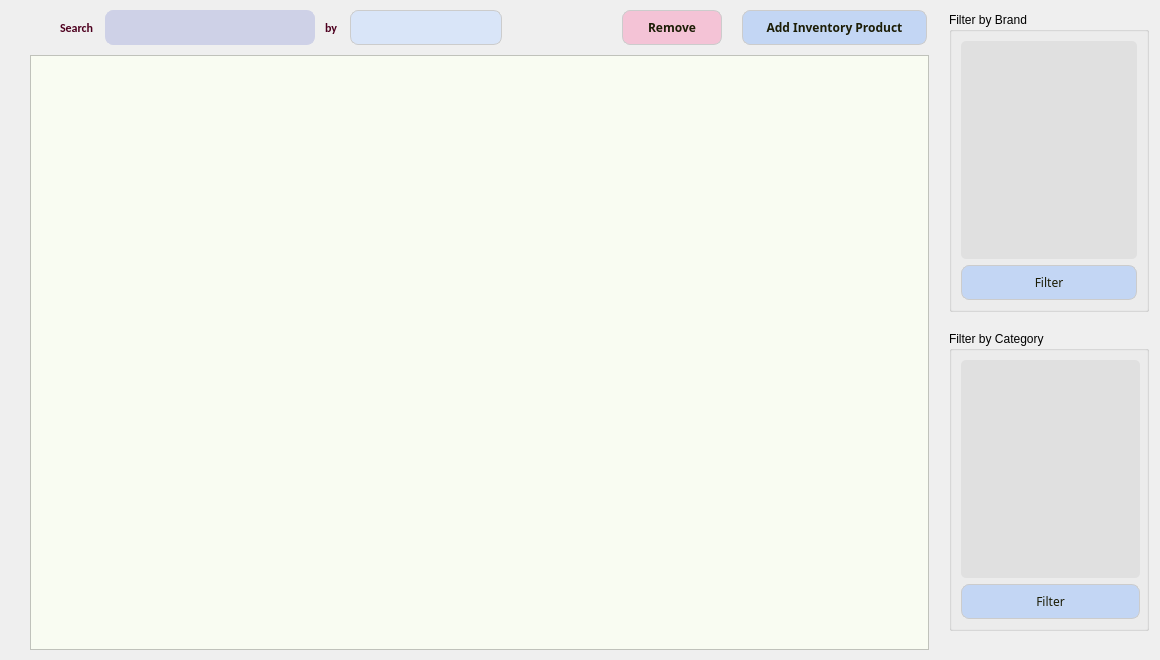
<?xml version="1.0" encoding="UTF-8"?>
<ui version="4.0">
 <class>inventory_widget</class>
 <widget class="QWidget" name="inventory_widget">
  <property name="geometry">
   <rect>
    <x>0</x>
    <y>0</y>
    <width>1160</width>
    <height>660</height>
   </rect>
  </property>
  <property name="sizePolicy">
   <sizepolicy hsizetype="Fixed" vsizetype="Fixed">
    <horstretch>0</horstretch>
    <verstretch>0</verstretch>
   </sizepolicy>
  </property>
  <property name="minimumSize">
   <size>
    <width>1160</width>
    <height>660</height>
   </size>
  </property>
  <property name="maximumSize">
   <size>
    <width>1160</width>
    <height>660</height>
   </size>
  </property>
  <property name="windowTitle">
   <string>Form</string>
  </property>
  <layout class="QVBoxLayout" name="verticalLayout">
   <property name="spacing">
    <number>0</number>
   </property>
   <property name="leftMargin">
    <number>0</number>
   </property>
   <property name="topMargin">
    <number>0</number>
   </property>
   <property name="bottomMargin">
    <number>0</number>
   </property>
   <item>
    <spacer name="verticalSpacer">
     <property name="orientation">
      <enum>Qt::Vertical</enum>
     </property>
     <property name="sizeType">
      <enum>QSizePolicy::Fixed</enum>
     </property>
     <property name="sizeHint" stdset="0">
      <size>
       <width>20</width>
       <height>10</height>
      </size>
     </property>
    </spacer>
   </item>
   <item>
    <layout class="QHBoxLayout" name="horizontalLayout">
     <property name="spacing">
      <number>0</number>
     </property>
     <item>
      <spacer name="horizontalSpacer">
       <property name="orientation">
        <enum>Qt::Horizontal</enum>
       </property>
       <property name="sizeType">
        <enum>QSizePolicy::Minimum</enum>
       </property>
       <property name="sizeHint" stdset="0">
        <size>
         <width>30</width>
         <height>20</height>
        </size>
       </property>
      </spacer>
     </item>
     <item>
      <layout class="QVBoxLayout" name="verticalLayout_5">
       <property name="spacing">
        <number>0</number>
       </property>
       <property name="rightMargin">
        <number>20</number>
       </property>
       <item>
        <layout class="QHBoxLayout" name="horizontalLayout_2">
         <property name="spacing">
          <number>0</number>
         </property>
         <item>
          <spacer name="horizontalSpacer_7">
           <property name="orientation">
            <enum>Qt::Horizontal</enum>
           </property>
           <property name="sizeType">
            <enum>QSizePolicy::Fixed</enum>
           </property>
           <property name="sizeHint" stdset="0">
            <size>
             <width>30</width>
             <height>20</height>
            </size>
           </property>
          </spacer>
         </item>
         <item>
          <widget class="QLabel" name="LB_search">
           <property name="sizePolicy">
            <sizepolicy hsizetype="Maximum" vsizetype="Maximum">
             <horstretch>0</horstretch>
             <verstretch>0</verstretch>
            </sizepolicy>
           </property>
           <property name="minimumSize">
            <size>
             <width>35</width>
             <height>35</height>
            </size>
           </property>
           <property name="maximumSize">
            <size>
             <width>35</width>
             <height>35</height>
            </size>
           </property>
           <property name="styleSheet">
            <string notr="true">font-family: Calibri;
font-size: 12px;
color: #4e001f;
font-weight: bold;
text-transform: none;</string>
           </property>
           <property name="text">
            <string>Search</string>
           </property>
          </widget>
         </item>
         <item>
          <spacer name="horizontalSpacer_6">
           <property name="orientation">
            <enum>Qt::Horizontal</enum>
           </property>
           <property name="sizeType">
            <enum>QSizePolicy::Fixed</enum>
           </property>
           <property name="sizeHint" stdset="0">
            <size>
             <width>10</width>
             <height>20</height>
            </size>
           </property>
          </spacer>
         </item>
         <item>
          <widget class="QLineEdit" name="LE_search">
           <property name="minimumSize">
            <size>
             <width>210</width>
             <height>35</height>
            </size>
           </property>
           <property name="maximumSize">
            <size>
             <width>210</width>
             <height>35</height>
            </size>
           </property>
           <property name="styleSheet">
            <string notr="true">QLineEdit {
	background-color: #ced1e7;
	border-radius:8px;
	border:1px solid #ced1e7;
	display:inline-block;
	cursor:text;
	color : #2c2c3b;
	font-family:Impactl;
	font-size:10px;
	font-weight:bold;
	padding:10px 10px;
}
</string>
           </property>
          </widget>
         </item>
         <item>
          <spacer name="horizontalSpacer_5">
           <property name="orientation">
            <enum>Qt::Horizontal</enum>
           </property>
           <property name="sizeType">
            <enum>QSizePolicy::Fixed</enum>
           </property>
           <property name="sizeHint" stdset="0">
            <size>
             <width>10</width>
             <height>20</height>
            </size>
           </property>
          </spacer>
         </item>
         <item>
          <widget class="QLabel" name="LB_by">
           <property name="sizePolicy">
            <sizepolicy hsizetype="Maximum" vsizetype="Maximum">
             <horstretch>0</horstretch>
             <verstretch>0</verstretch>
            </sizepolicy>
           </property>
           <property name="minimumSize">
            <size>
             <width>15</width>
             <height>35</height>
            </size>
           </property>
           <property name="maximumSize">
            <size>
             <width>15</width>
             <height>35</height>
            </size>
           </property>
           <property name="styleSheet">
            <string notr="true">font-family: Calibri;
font-size: 12px;
color: #4e001f;
font-weight: bold;
text-transform: none;</string>
           </property>
           <property name="text">
            <string>by</string>
           </property>
          </widget>
         </item>
         <item>
          <spacer name="horizontalSpacer_4">
           <property name="orientation">
            <enum>Qt::Horizontal</enum>
           </property>
           <property name="sizeType">
            <enum>QSizePolicy::Fixed</enum>
           </property>
           <property name="sizeHint" stdset="0">
            <size>
             <width>10</width>
             <height>20</height>
            </size>
           </property>
          </spacer>
         </item>
         <item>
          <widget class="QComboBox" name="CB_searchBy">
           <property name="minimumSize">
            <size>
             <width>152</width>
             <height>35</height>
            </size>
           </property>
           <property name="maximumSize">
            <size>
             <width>135</width>
             <height>35</height>
            </size>
           </property>
           <property name="cursor">
            <cursorShape>PointingHandCursor</cursorShape>
           </property>
           <property name="styleSheet">
            <string notr="true">QComboBox {
    /* Background and Border */
    background-color: #d9e5f8;
    border: 1px solid #CCCCCC;
    border-radius: 8px;
    padding: 8px 10px;
    min-width: 130px;
}

QComboBox::drop-down {
    /* Dropdown Arrow */
    subcontrol-origin: padding;
    subcontrol-position: right;
    width: 30px;
    border-left-width: 0px;
    border-left-color: #CCCCCC;
    border-left-style: solid;
    border-top-right-radius: 3px;
    border-bottom-right-radius: 4px;
    background: transparent;
}

QComboBox::down-arrow {
    /* Dropdown Arrow Icon */
    image: url(:/Images/icons/downChevronComboBox.png);
}

QComboBox QAbstractItemView {
    /* Dropdown List */
    background-color: #FFFFFF;
    border: 1px solid #CCCCCC;
    border-radius: 4px;
    padding: 2px;
    outline: none;
}

QComboBox QAbstractItemView::item {
    /* List Item */
    padding: 4px 8px;
}

QComboBox QAbstractItemView::item:hover {
    /* Hovered Item */
    background-color: #999fff;
	border-radius: 8px;
}

</string>
           </property>
          </widget>
         </item>
         <item>
          <spacer name="horizontalSpacer_8">
           <property name="orientation">
            <enum>Qt::Horizontal</enum>
           </property>
           <property name="sizeType">
            <enum>QSizePolicy::Minimum</enum>
           </property>
           <property name="sizeHint" stdset="0">
            <size>
             <width>20</width>
             <height>10</height>
            </size>
           </property>
          </spacer>
         </item>
         <item>
          <spacer name="horizontalSpacer_3">
           <property name="orientation">
            <enum>Qt::Horizontal</enum>
           </property>
           <property name="sizeType">
            <enum>QSizePolicy::Preferred</enum>
           </property>
           <property name="sizeHint" stdset="0">
            <size>
             <width>100</width>
             <height>20</height>
            </size>
           </property>
          </spacer>
         </item>
         <item>
          <widget class="QPushButton" name="PB_remove">
           <property name="sizePolicy">
            <sizepolicy hsizetype="Minimum" vsizetype="Preferred">
             <horstretch>0</horstretch>
             <verstretch>0</verstretch>
            </sizepolicy>
           </property>
           <property name="minimumSize">
            <size>
             <width>100</width>
             <height>35</height>
            </size>
           </property>
           <property name="maximumSize">
            <size>
             <width>100</width>
             <height>35</height>
            </size>
           </property>
           <property name="cursor">
            <cursorShape>PointingHandCursor</cursorShape>
           </property>
           <property name="styleSheet">
            <string notr="true">QPushButton {
    background-color: #f4c3d6;
    border: 1px solid #CCCCCC;
    border-radius: 8px;
    padding: 8px 8px;
	color: #1c1d06;
	font-family : Cabin;
	font-weight : bold;
	font-size : 12px;

	
}

QPushButton::hover {
	background-color : #eff4fc;

}</string>
           </property>
           <property name="text">
            <string>Remove</string>
           </property>
          </widget>
         </item>
         <item>
          <spacer name="horizontalSpacer_2">
           <property name="orientation">
            <enum>Qt::Horizontal</enum>
           </property>
           <property name="sizeType">
            <enum>QSizePolicy::Fixed</enum>
           </property>
           <property name="sizeHint" stdset="0">
            <size>
             <width>20</width>
             <height>20</height>
            </size>
           </property>
          </spacer>
         </item>
         <item>
          <widget class="QPushButton" name="PB_add">
           <property name="sizePolicy">
            <sizepolicy hsizetype="Preferred" vsizetype="Preferred">
             <horstretch>0</horstretch>
             <verstretch>0</verstretch>
            </sizepolicy>
           </property>
           <property name="minimumSize">
            <size>
             <width>0</width>
             <height>34</height>
            </size>
           </property>
           <property name="maximumSize">
            <size>
             <width>185</width>
             <height>35</height>
            </size>
           </property>
           <property name="cursor">
            <cursorShape>PointingHandCursor</cursorShape>
           </property>
           <property name="styleSheet">
            <string notr="true">QPushButton {
    background-color: #c3d6f4;
    border: 1px solid #CCCCCC;
    border-radius: 8px;
    padding: 8px 8px;
	color: #1c1d06;
	font-family : Cabin;
	font-weight : bold;
	font-size : 12px;

	
}

QPushButton::hover {
	background-color : #eff4fc;

}</string>
           </property>
           <property name="text">
            <string>Add Inventory Product</string>
           </property>
          </widget>
         </item>
        </layout>
       </item>
       <item>
        <spacer name="verticalSpacer_5">
         <property name="orientation">
          <enum>Qt::Vertical</enum>
         </property>
         <property name="sizeType">
          <enum>QSizePolicy::Fixed</enum>
         </property>
         <property name="sizeHint" stdset="0">
          <size>
           <width>20</width>
           <height>10</height>
          </size>
         </property>
        </spacer>
       </item>
       <item>
        <widget class="QTableView" name="TV_products">
         <property name="sizePolicy">
          <sizepolicy hsizetype="Expanding" vsizetype="Expanding">
           <horstretch>0</horstretch>
           <verstretch>0</verstretch>
          </sizepolicy>
         </property>
         <property name="minimumSize">
          <size>
           <width>0</width>
           <height>0</height>
          </size>
         </property>
         <property name="maximumSize">
          <size>
           <width>9140</width>
           <height>5700</height>
          </size>
         </property>
         <property name="styleSheet">
          <string notr="true">QTableView {
	background-color : #f9fcf2;
}

QScrollBar:vertical {
  background-color: #d3d3d3; /* Change to the desired color */
}

QScrollBar::handle:vertical {
  background-color: #c5b4ee; /* Change to the desired color */
}
</string>
         </property>
        </widget>
       </item>
      </layout>
     </item>
     <item>
      <layout class="QVBoxLayout" name="verticalLayout_2">
       <property name="spacing">
        <number>0</number>
       </property>
       <property name="rightMargin">
        <number>0</number>
       </property>
       <item>
        <widget class="QGroupBox" name="GB_brandFilter">
         <property name="sizePolicy">
          <sizepolicy hsizetype="Preferred" vsizetype="Preferred">
           <horstretch>0</horstretch>
           <verstretch>0</verstretch>
          </sizepolicy>
         </property>
         <property name="minimumSize">
          <size>
           <width>200</width>
           <height>300</height>
          </size>
         </property>
         <property name="maximumSize">
          <size>
           <width>200</width>
           <height>300</height>
          </size>
         </property>
         <property name="title">
          <string>Filter by Brand</string>
         </property>
         <layout class="QVBoxLayout" name="verticalLayout_3">
          <item>
           <widget class="QListView" name="LV_brandList">
            <property name="styleSheet">
             <string notr="true">QListView {
    background-color: #e0e0e0;
	border-radius : 5px;
    border: none;
}

QListView::item {
    background-color: transparent;
    padding: 5px;
}

QScrollBar:vertical {
  background-color: #d3d3d3; /* Change to the desired color */
}

QScrollBar::handle:vertical {
  background-color: #999fff; /* Change to the desired color */
}


</string>
            </property>
           </widget>
          </item>
          <item>
           <widget class="QPushButton" name="PB_brandFilter">
            <property name="enabled">
             <bool>false</bool>
            </property>
            <property name="sizePolicy">
             <sizepolicy hsizetype="Preferred" vsizetype="Preferred">
              <horstretch>0</horstretch>
              <verstretch>0</verstretch>
             </sizepolicy>
            </property>
            <property name="cursor">
             <cursorShape>PointingHandCursor</cursorShape>
            </property>
            <property name="styleSheet">
             <string notr="true">QPushButton {
    background-color: #c3d6f4;
    border: 1px solid #CCCCCC;
    border-radius: 8px;
    padding: 8px 8px;
	color: #1c1d06;
	font-family : Cabin;
	font-size : 12px;

	
}

QPushButton::hover {
	background-color : #eff4fc;

}</string>
            </property>
            <property name="text">
             <string>Filter</string>
            </property>
           </widget>
          </item>
         </layout>
        </widget>
       </item>
       <item>
        <spacer name="verticalSpacer_3">
         <property name="orientation">
          <enum>Qt::Vertical</enum>
         </property>
         <property name="sizeType">
          <enum>QSizePolicy::Minimum</enum>
         </property>
         <property name="sizeHint" stdset="0">
          <size>
           <width>20</width>
           <height>17</height>
          </size>
         </property>
        </spacer>
       </item>
       <item>
        <widget class="QGroupBox" name="GB_categoryFilter">
         <property name="sizePolicy">
          <sizepolicy hsizetype="Preferred" vsizetype="Preferred">
           <horstretch>0</horstretch>
           <verstretch>0</verstretch>
          </sizepolicy>
         </property>
         <property name="minimumSize">
          <size>
           <width>200</width>
           <height>300</height>
          </size>
         </property>
         <property name="maximumSize">
          <size>
           <width>200</width>
           <height>300</height>
          </size>
         </property>
         <property name="title">
          <string>Filter by Category</string>
         </property>
         <layout class="QVBoxLayout" name="verticalLayout_4">
          <property name="rightMargin">
           <number>6</number>
          </property>
          <item>
           <widget class="QListView" name="LV_categoryList">
            <property name="styleSheet">
             <string notr="true">QListView {
    background-color: #e0e0e0;
	border-radius : 5px;
    border: none;
}

QListView::item {
    background-color: transparent;
    padding: 5px;
}

QScrollBar:vertical {
  background-color: #d3d3d3; /* Change to the desired color */
}

QScrollBar::handle:vertical {
  background-color: #999fff; /* Change to the desired color */
}


</string>
            </property>
           </widget>
          </item>
          <item>
           <widget class="QPushButton" name="PB_categoryFilter">
            <property name="sizePolicy">
             <sizepolicy hsizetype="Preferred" vsizetype="Preferred">
              <horstretch>0</horstretch>
              <verstretch>0</verstretch>
             </sizepolicy>
            </property>
            <property name="cursor">
             <cursorShape>PointingHandCursor</cursorShape>
            </property>
            <property name="styleSheet">
             <string notr="true">QPushButton {
    background-color: #c3d6f4;
    border: 1px solid #CCCCCC;
    border-radius: 8px;
    padding: 8px 8px;
	color: #1c1d06;
	font-family : Cabin;
	font-size : 12px;

	
}

QPushButton::hover {
	background-color : #eff4fc;

}</string>
            </property>
            <property name="text">
             <string>Filter</string>
            </property>
           </widget>
          </item>
         </layout>
        </widget>
       </item>
       <item>
        <spacer name="verticalSpacer_4">
         <property name="orientation">
          <enum>Qt::Vertical</enum>
         </property>
         <property name="sizeType">
          <enum>QSizePolicy::Minimum</enum>
         </property>
         <property name="sizeHint" stdset="0">
          <size>
           <width>20</width>
           <height>17</height>
          </size>
         </property>
        </spacer>
       </item>
      </layout>
     </item>
    </layout>
   </item>
   <item>
    <spacer name="verticalSpacer_2">
     <property name="orientation">
      <enum>Qt::Vertical</enum>
     </property>
     <property name="sizeType">
      <enum>QSizePolicy::Fixed</enum>
     </property>
     <property name="sizeHint" stdset="0">
      <size>
       <width>20</width>
       <height>10</height>
      </size>
     </property>
    </spacer>
   </item>
  </layout>
 </widget>
 <resources/>
 <connections/>
</ui>
